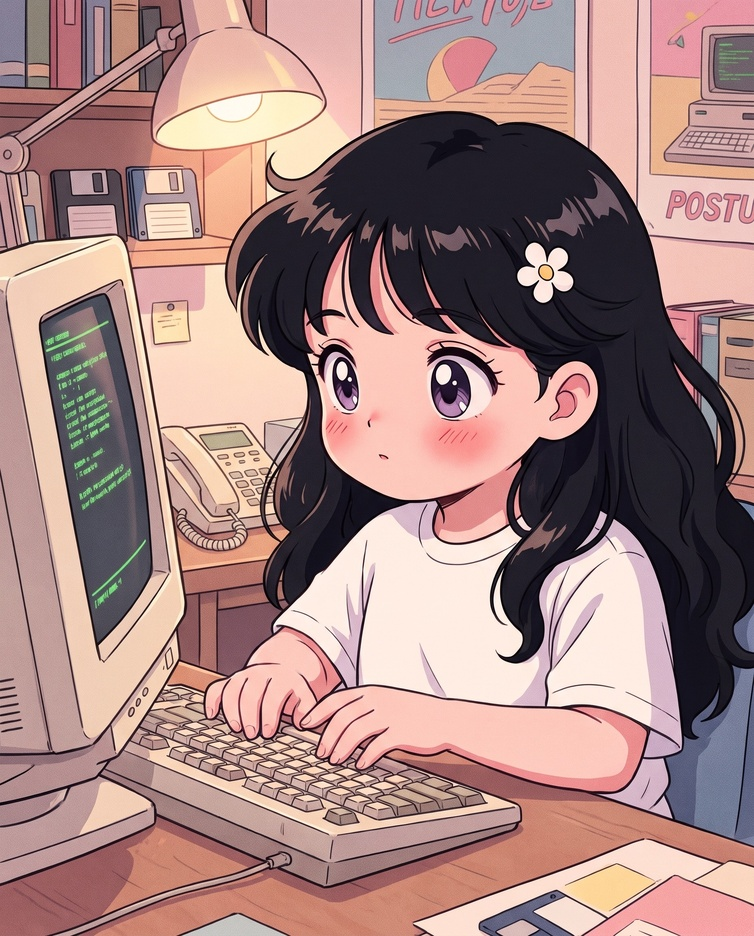
#> input picture character-01-typing.jpg, 754 x 936 px, shrunk from 1856 x 2304 before the run
$ python color_match.py ../character-01-typing.jpg ../character-01-typing.jpg out.png
#> lines starting #> are read from the running program, lines starting #| are printed output that depends on the picture
"""그림 색감을 기준 그림에 맞춤 (LAB 평균·편차 맞추기 + 살짝 또렷하게). 크레딧 0.
usage: python3 tools/color_match.py 기준.png 바꿀.png out.png [--amount 0.85] [--also 같은보정할.png:out2.png ...]
"""
import argparse
import numpy as np
import cv2


def stats(im):
    lab = cv2.cvtColor(im, cv2.COLOR_BGR2LAB).astype(np.float32); return lab.reshape(-1, 3).mean(0), lab.reshape(-1, 3).std(0)


def apply(im, src, ref, amount, sharp):
    lab = cv2.cvtColor(im, cv2.COLOR_BGR2LAB).astype(np.float32)
    out = (lab - src[0]) / (src[1] + 1e-6) * ref[1] + ref[0]
    out = lab * (1 - amount) + out * amount
    o = cv2.cvtColor(np.clip(out, 0, 255).astype(np.uint8), cv2.COLOR_LAB2BGR)
    if sharp: o = cv2.addWeighted(o, 1 + sharp, cv2.GaussianBlur(o, (0, 0), 1.5), -sharp, 0)
    return o


ap = argparse.ArgumentParser(); ap.add_argument('ref'); ap.add_argument('src'); ap.add_argument('out')
ap.add_argument('--amount', type=float, default=0.85); ap.add_argument('--sharp', type=float, default=0.35); ap.add_argument('--also', nargs='*', default=[])
a = ap.parse_args()
ref, im = cv2.imread(a.ref), cv2.imread(a.src); s, r = stats(im), stats(ref)
#> further down, ref is the input picture: shape (936, 754, 3); mean B, G, R 130, 133.6, 165.4
#> in stats, `lab = cv2.cvtColor(im, cv2.COLOR_BGR2LAB).astype(np.float32)`:
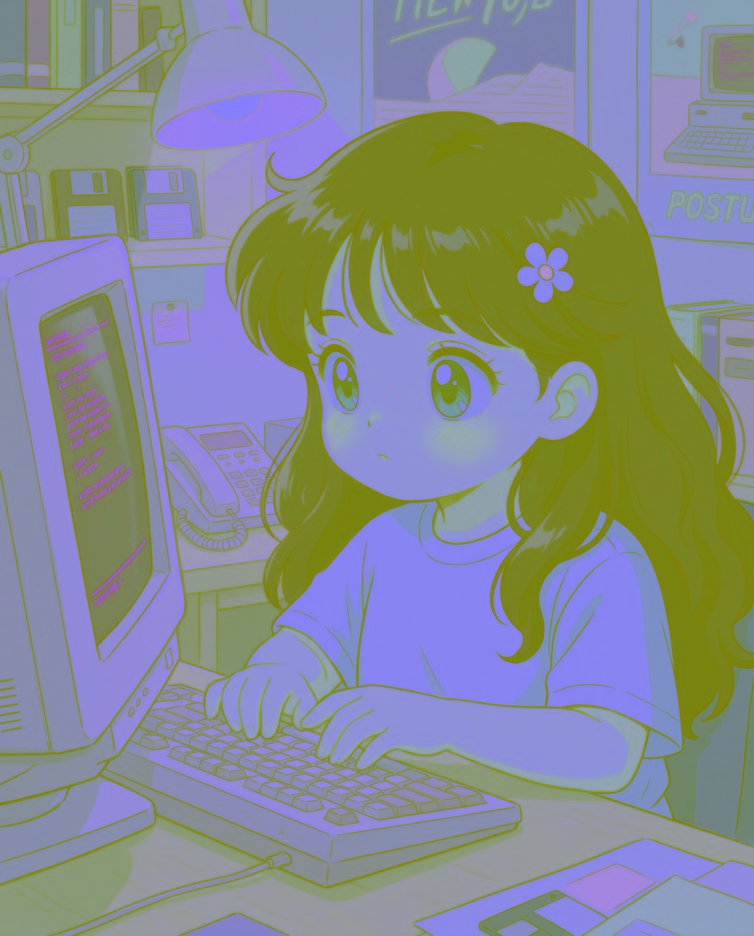
#> lab: shape (936, 754, 3) float32; mean B, G, R 145.7, 139.7, 134.3
#> after `s, r = (stats(im), stats(ref))`: s = ([145.7, 139.7, 134.3], [75.87, 8.79, 9.94]); r = ([145.7, 139.7, 134.3], [75.87, 8.79, 9.94])
cv2.imwrite(a.out, apply(im, s, r, a.amount, a.sharp)); print(a.out)
#| out.png
for pair in a.also:
    i, o = pair.split(':'); cv2.imwrite(o, apply(cv2.imread(i), s, r, a.amount, a.sharp)); print(o)
